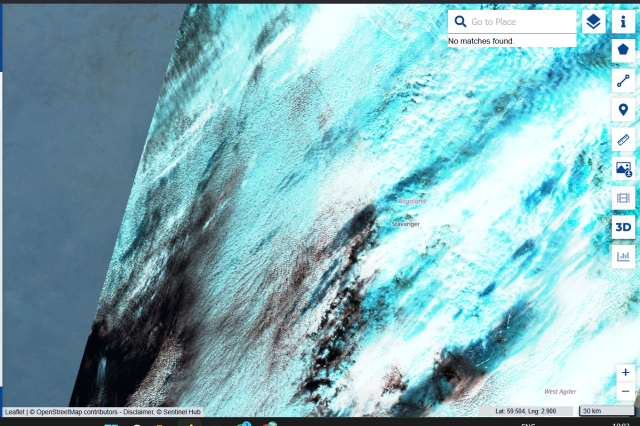
#> input picture Plastic Detection Code/norway_swir_s2.jpg, 1280 x 852 px (shown at 1/2 size)
$ python 1.py
#> lines starting #> are read from the running program, lines starting #| are printed output that depends on the picture; after the words box and inside, x2 and y2 are one past the last pixel; in counts of white or black regions, pixels touching at a corner belong together
import numpy as np
import matplotlib.pyplot as plt
from PIL import Image
import cv2
from sklearn.cluster import KMeans
from sklearn.preprocessing import StandardScaler
import pandas as pd
import seaborn as sns
from matplotlib.patches import Rectangle
import random

# Set random seed for reproducible results
np.random.seed(42)
random.seed(42)

class SatellitePlasticDetector:
    """
    Satellite-based plastic detection system for Sentinel-1 and Sentinel-2 imagery
    Simulates plastic detection using spectral analysis and machine learning
    """

    def __init__(self):
        self.plastic_types = ['PET', 'PE', 'PP', 'PS', 'Mixed Debris']
        self.confidence_threshold = 0.7
        self.detection_results = []

    def load_image(self, image_path):
        """Load and preprocess satellite image"""
#> called with image_path = 'norway_swir_s2.jpg'
        try:
            image = Image.open(image_path)
#> image is the input picture: PIL image 1280x852 RGB; mean R, G, B 134.4, 179, 186.4
            image_array = np.array(image)
            print(f"Loaded image: {image_array.shape}")
#| Loaded image: (852, 1280, 3)
            return image_array
        except Exception as e:
            print(f"Error loading image: {e}")
            # Create a dummy image for demo purposes
            return self._create_dummy_image()

    def _create_dummy_image(self):
        """Create a dummy satellite image for demonstration"""
        # Simulate a satellite image with water and potential plastic areas
        image = np.random.randint(0, 255, (512, 512, 3), dtype=np.uint8)

        # Add water-like background (blue-green tones)
        image[:, :, 0] = np.random.randint(20, 80, (512, 512))  # Low red
        image[:, :, 1] = np.random.randint(60, 120, (512, 512))  # Medium green
        image[:, :, 2] = np.random.randint(100, 180, (512, 512))  # Higher blue

        # Add some bright spots that could be plastic debris
        for _ in range(15):
            x, y = random.randint(50, 450), random.randint(50, 450)
            size = random.randint(10, 30)
            image[y:y+size, x:x+size, :] = [random.randint(150, 255) for _ in range(3)]

        return image

    def spectral_analysis(self, image, region_name):
        """
        Perform spectral analysis to identify potential plastic signatures
        """
#> called with region_name = 'Norway_SWIR_Sentinel2'
        print(f"\nPerforming spectral analysis for {region_name}...")

        # Convert to different spectral indices commonly used for plastic detection
        if len(image.shape) == 3:
            red = image[:, :, 0].astype(float)
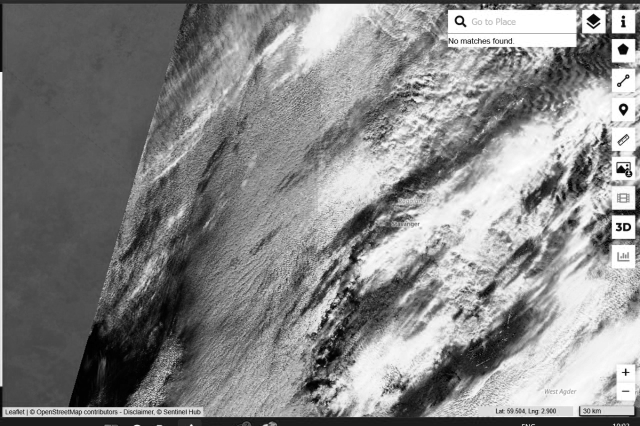
#> red: shape (852, 1280) float64 (shown at 1/2 size); min 0, max 255, mean 134.4
            green = image[:, :, 1].astype(float)
            blue = image[:, :, 2].astype(float)
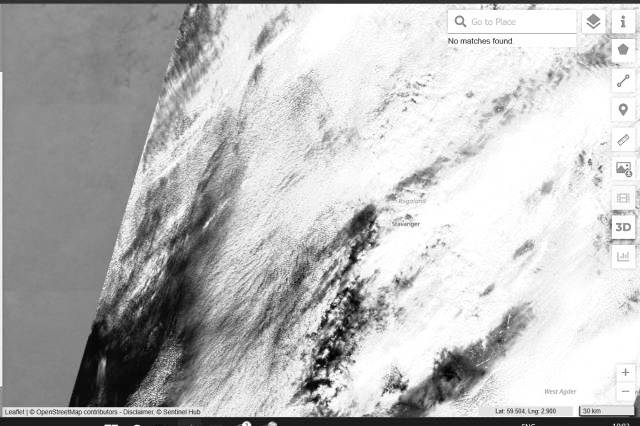
#> blue: shape (852, 1280) float64 (shown at 1/2 size); min 0, max 255, mean 186.4

            # Calculate plastic detection indices
            # Plastic Index (PI) - simulated
            plastic_index = (red - blue) / (red + blue + 1e-8)
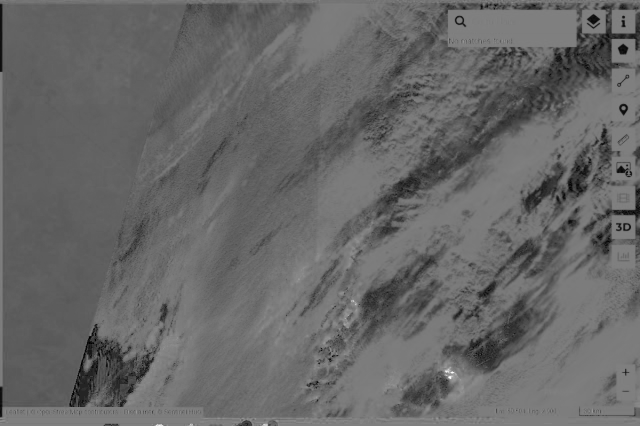
#> plastic_index: shape (852, 1280) float64 (shown at 1/2 size); min -1, max 1, mean -0.187; drawn with min black and max white

            # Normalized Difference Plastic Index (NDPI) - simulated
            ndpi = (green - red) / (green + red + 1e-8)
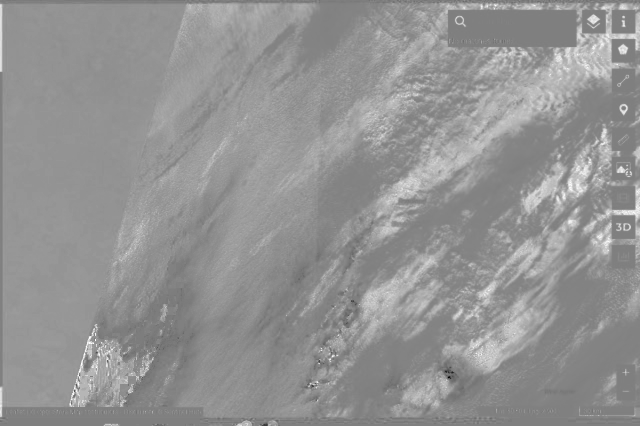
#> ndpi: shape (852, 1280) float64 (shown at 1/2 size); min -1, max 1, mean 0.157; drawn with min black and max white

            # Floating Debris Index (FDI) - simulated
            fdi = red - (green + blue * (640 - 560) / (865 - 560))
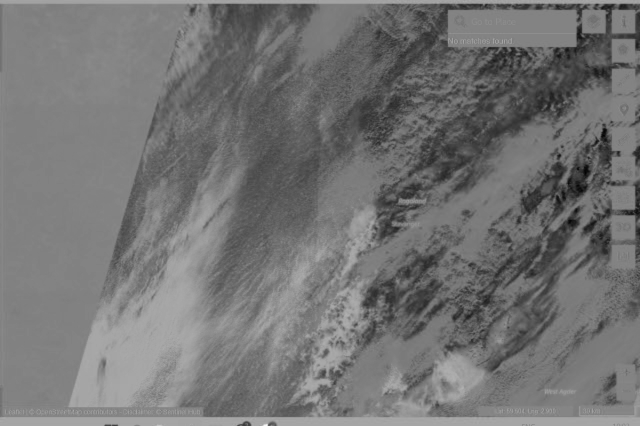
#> fdi: shape (852, 1280) float64 (shown at 1/2 size); min -297.6, max 150.4, mean -93.5; drawn with min black and max white

        else:
            # For grayscale/SAR images
            plastic_index = image.astype(float) / 255.0
            ndpi = np.gradient(plastic_index)[0]
            fdi = plastic_index * 0.5

        return plastic_index, ndpi, fdi

    def detect_plastic_hotspots(self, image, plastic_index, region_name):
        """
        Detect potential plastic accumulation areas
        """
#> called with region_name = 'Norway_SWIR_Sentinel2'
        print(f"Detecting plastic hotspots in {region_name}...")

        # Threshold for plastic detection (simulated)
        threshold = np.percentile(plastic_index, 85)  # Top 15% of values
#> threshold = -0.0313

        # Find hotspots
        hotspots = plastic_index > threshold
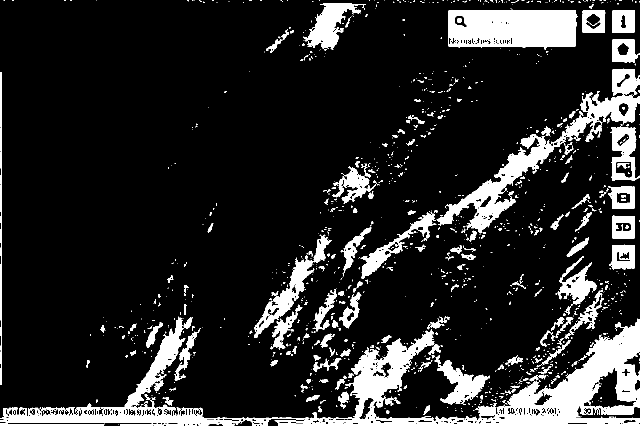
#> hotspots: shape (852, 1280) bool (shown at 1/2 size); 15% white; 1227 white regions (989 under 20 px), largest, box (x1, y1, x2, y2) and area: (0, 633, 1280, 852) 61077, (873, 137, 1280, 467) 18907, (896, 19, 1155, 100) 17707

        # Use connected components to find discrete plastic patches
        hotspots_uint8 = (hotspots * 255).astype(np.uint8)
#> hotspots_uint8: shape (852, 1280); 15% white; 1227 white regions (989 under 20 px)
        contours, _ = cv2.findContours(hotspots_uint8, cv2.RETR_EXTERNAL, cv2.CHAIN_APPROX_SIMPLE)
#> contours = 1175 contours, 1023 with area under 20; largest, box (x1, y1, x2, y2) and area: (0, 633, 1280, 852) 67904, (873, 137, 1280, 467) 19098, (896, 19, 1155, 100) 18366, (508, 469, 663, 676) 5436, (607, 7, 732, 100) 4413

        detections = []
        for i, contour in enumerate(contours):
            if cv2.contourArea(contour) > 50:  # Minimum area filter
                # Get bounding box
                x, y, w, h = cv2.boundingRect(contour)

                # Calculate detection confidence (simulated)
                roi_values = plastic_index[y:y+h, x:x+w]
                confidence = min(0.95, np.mean(roi_values) * 2)

                if confidence > self.confidence_threshold:
                    # Classify plastic type (simulated)
                    plastic_type = random.choice(self.plastic_types)

                    detections.append({
                        'region': region_name,
                        'bbox': (x, y, w, h),
                        'plastic_type': plastic_type,
                        'confidence': confidence,
                        'area_km2': (w * h) * 0.0001,  # Simulated area conversion
                        'coordinates': (x + w//2, y + h//2)
                    })
#> this loop made 1175 passes
#> (x, y, w, h, confidence) on passes 27, 55, 56, 57, 65, 78, 116, 118: (847, 811, 13, 19, -0.109), (788, 794, 13, 14, -0.0915), (325, 794, 22, 17, -0.0769), (770, 793, 17, 18, -0.0633), (612, 790, 28, 13, -0.13), (676, 783, 22, 23, -0.066), (638, 759, 19, 7, -0.0866), (670, 758, 19, 21, -0.156)
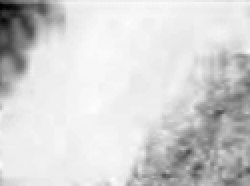
#> roi_values: shape (93, 125) float64 (shown 2 times larger); min -0.357, max -0.00791, mean -0.0668; drawn with min black and max white
#> after the loop, detections = []

        self.detection_results.extend(detections)
        return detections

    # [29 lines left out: function classify_plastic_type, not called in this run]

    def visualize_detections(self, image, detections, region_name):
        """
        Visualize detection results on the satellite image
        """
        plt.figure(figsize=(15, 10))

        # Main image with detections
        plt.subplot(2, 2, 1)
        plt.imshow(image)
        plt.title(f'{region_name} - Plastic Detection Results')

        # Draw bounding boxes for detections
        ax = plt.gca()
        colors = {'PET': 'red', 'PE': 'blue', 'PP': 'green', 'PS': 'yellow', 'Mixed Debris': 'orange'}

        for detection in detections:
            x, y, w, h = detection['bbox']
            plastic_type = detection['plastic_type']
            confidence = detection['confidence']

            rect = Rectangle((x, y), w, h, linewidth=2,
                           edgecolor=colors.get(plastic_type, 'white'),
                           facecolor='none')
            ax.add_patch(rect)

            # Add label
            plt.text(x, y-5, f"{plastic_type} ({confidence:.2f})",
                    fontsize=8, color=colors.get(plastic_type, 'white'),
                    bbox=dict(boxstyle="round,pad=0.3", facecolor='black', alpha=0.7))

        plt.axis('off')

        # Detection statistics
        plt.subplot(2, 2, 2)
        if detections:
            plastic_counts = {}
            for det in detections:
                plastic_type = det['plastic_type']
                plastic_counts[plastic_type] = plastic_counts.get(plastic_type, 0) + 1

            plt.bar(plastic_counts.keys(), plastic_counts.values(),
                   color=[colors.get(pt, 'gray') for pt in plastic_counts.keys()])
            plt.title('Plastic Types Detected')
            plt.ylabel('Count')
            plt.xticks(rotation=45)
        else:
            plt.text(0.5, 0.5, 'No plastic detected', ha='center', va='center', transform=plt.gca().transAxes)
            plt.title('Detection Summary')

        # Confidence distribution
        plt.subplot(2, 2, 3)
        if detections:
            confidences = [det['confidence'] for det in detections]
            plt.hist(confidences, bins=10, alpha=0.7, color='skyblue', edgecolor='black')
            plt.title('Detection Confidence Distribution')
            plt.xlabel('Confidence Score')
            plt.ylabel('Frequency')
        else:
            plt.text(0.5, 0.5, 'No data', ha='center', va='center', transform=plt.gca().transAxes)

        # Area analysis
        plt.subplot(2, 2, 4)
        if detections:
            areas = [det['area_km2'] for det in detections]
            total_area = sum(areas)
            plt.pie(areas, labels=[f"{det['plastic_type']}\n{det['area_km2']:.4f} km²"
                                  for det in detections], autopct='%1.1f%%')
            plt.title(f'Plastic Distribution by Area\nTotal: {total_area:.4f} km²')
        else:
            plt.text(0.5, 0.5, 'No area data', ha='center', va='center', transform=plt.gca().transAxes)

        plt.tight_layout()
        plt.show()

    def generate_report(self):
        """
        Generate a comprehensive detection report
        """
        if not self.detection_results:
            print("No detections to report.")
            return

        print("\n" + "="*60)
        print("SATELLITE PLASTIC DETECTION REPORT")
        print("="*60)

        # Summary statistics
        total_detections = len(self.detection_results)
        regions = list(set([det['region'] for det in self.detection_results]))
        plastic_types = list(set([det['plastic_type'] for det in self.detection_results]))
        total_area = sum([det['area_km2'] for det in self.detection_results])
        avg_confidence = np.mean([det['confidence'] for det in self.detection_results])

        print(f"Total Detections: {total_detections}")
        print(f"Regions Analyzed: {len(regions)}")
        print(f"Plastic Types Found: {len(plastic_types)}")
        print(f"Total Plastic Area: {total_area:.4f} km²")
        print(f"Average Confidence: {avg_confidence:.3f}")

        print(f"\nRegions: {', '.join(regions)}")
        print(f"Plastic Types: {', '.join(plastic_types)}")

        # Detailed breakdown by region
        print("\nDETAILED BREAKDOWN BY REGION:")
        print("-" * 40)

        for region in regions:
            region_detections = [det for det in self.detection_results if det['region'] == region]
            region_area = sum([det['area_km2'] for det in region_detections])

            print(f"\n{region.upper()}:")
            print(f"  Detections: {len(region_detections)}")
            print(f"  Total Area: {region_area:.4f} km²")

            # Plastic type breakdown for this region
            plastic_counts = {}
            for det in region_detections:
                plastic_type = det['plastic_type']
                plastic_counts[plastic_type] = plastic_counts.get(plastic_type, 0) + 1

            for plastic_type, count in plastic_counts.items():
                print(f"    {plastic_type}: {count} patches")

        # Create summary DataFrame
        df = pd.DataFrame(self.detection_results)

        print("\nSTATISTICAL SUMMARY:")
        print("-" * 30)
        print(df.groupby('plastic_type').agg({
            'confidence': ['mean', 'std'],
            'area_km2': ['sum', 'mean'],
            'region': 'count'
        }).round(4))

def main():
    """
    Main function to demonstrate satellite plastic detection
    """
    print("Satellite-Based Marine Plastic Detection System")
    print("=" * 50)

    # Initialize detector
    detector = SatellitePlasticDetector()

    # Define your image regions
    regions = {
        'Norway_SWIR_Sentinel2': 'norway_swir_s2.jpg',  # Replace with your actual file names
        'Norway_SAR_Sentinel1': 'norway_sar_s1.jpg',
        'Mediterranean_SWIR_Sentinel2': 'med_swir_s2.jpg',
        'Mediterranean_RGB_Sentinel1': 'med_rgb_s1.jpg',
        'Mediterranean_Urban_SAR': 'med_urban_sar.jpg',
        'South_China_Sea_1': 'south_china_1.jpg',
        'South_China_Sea_2': 'south_china_2.jpg',
        'South_China_Sea_3': 'south_china_3.jpg'
    }

    # Process each region
    for region_name, image_path in regions.items():
        print(f"\nProcessing {region_name}...")

        # Load image (will create dummy if file not found)
        image = detector.load_image(image_path)

        # Perform spectral analysis
        plastic_index, ndpi, fdi = detector.spectral_analysis(image, region_name)

        # Detect plastic hotspots
        detections = detector.detect_plastic_hotspots(image, plastic_index, region_name)
#> detections = []

        print(f"Found {len(detections)} potential plastic patches in {region_name}")
#| Found 0 potential plastic patches in Norway_SWIR_Sentinel2

        # Visualize results
        if detections:
            detector.visualize_detections(image, detections, region_name)
#> pass 2 of the loop in main, `for region_name, image_path in regions.items():`:
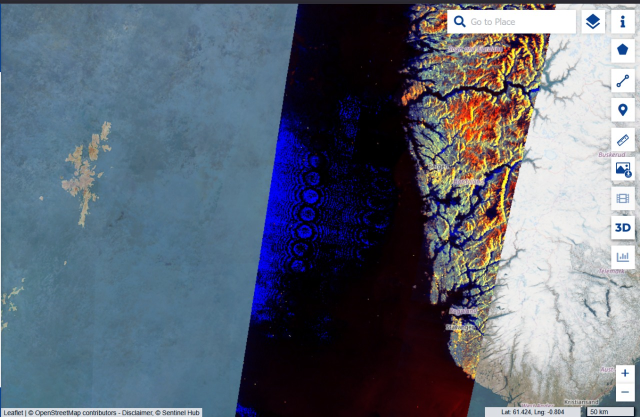
#> input picture Plastic Detection Code/norway_sar_s1.jpg, 1280 x 834 px (shown at 1/2 size)
#> in load_image, image is the input picture: PIL image 1280x834 RGB; mean R, G, B 97.4, 106, 119.7
#| Loaded image: (834, 1280, 3)
#> red: shape (834, 1280) float64
#> green: shape (834, 1280) float64
#> blue: shape (834, 1280) float64
#> plastic_index: shape (834, 1280) float64
#> ndpi: shape (834, 1280) float64
#> fdi: shape (834, 1280) float64
#> threshold = 0.263
#> in detect_plastic_hotspots (call 2), `hotspots = plastic_index > threshold`:
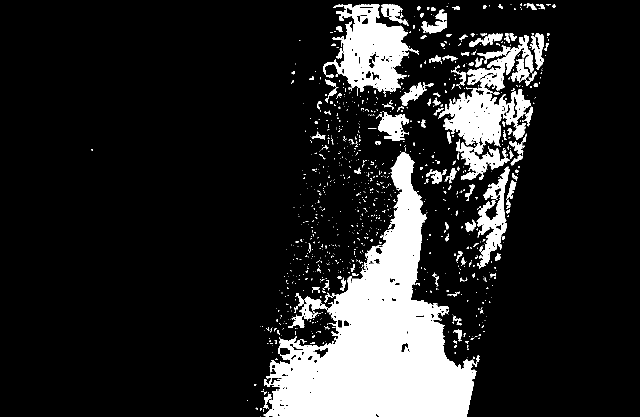
#> hotspots: shape (834, 1280) bool (shown at 1/2 size); 15% white; 1013 white regions (864 under 20 px), largest, box (x1, y1, x2, y2) and area: (527, 304, 955, 834) 96454, (877, 70, 1068, 360) 19048, (646, 8, 838, 191) 16831
#> contours = 1012 contours, 904 with area under 20; largest, box (x1, y1, x2, y2) and area: (527, 304, 955, 834) 96954, (877, 70, 1068, 360) 18655, (646, 8, 838, 191) 17384, (953, 333, 1020, 537) 4732, (756, 224, 818, 282) 2030
#> the loop in detect_plastic_hotspots (call 2), `for i, contour in enumerate(contours):` made 1012 passes
#> (x, y, w, h, confidence, plastic_type) on pass 785: (756, 224, 62, 58, 0.848, 'PET')
#> after the loop in detect_plastic_hotspots (call 2), `for i, contour in enumerate(contours):`: detections = 2 items
#| Found 2 potential plastic patches in Norway_SAR_Sentinel1
#> the loop in visualize_detections, `for detection in detections:` made 2 passes
#> (x, y, w, h, plastic_type, confidence) on passes 1 to 2: (756, 224, 62, 58, 'PET', 0.848), (673, 52, 13, 12, 'PET', 0.95)
#> the loop in visualize_detections, `for det in detections:` made 2 passes
#> after the loop in visualize_detections, `for det in detections:`: plastic_counts = {'PET': 2}
#> confidences = [0.848, 0.95]
#> areas = [0.36, 0.0156]
#> in visualize_detections, `total_area = sum(areas)`: total_area = 0.375
#> in visualize_detections, `plt.show()`:
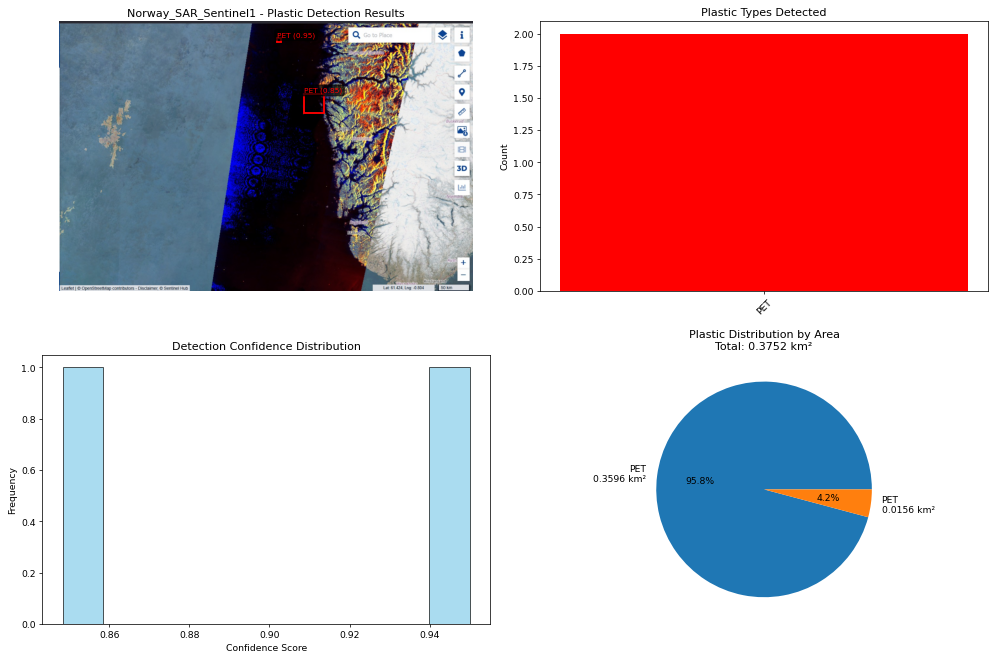
#> figure drawn by matplotlib, 4 panels

    # Generate comprehensive report
    detector.generate_report()
#> in generate_report, `total_detections = len(self.detection_results)`: total_detections = 15
#> in generate_report, `regions = list(set([det['region'] for det in self.detection_results]))`: regions = ['Mediterranean_SWIR_Sentinel2', 'Mediterranean_Urban_SAR', 'Norway_SAR_Sentinel1']
#> in generate_report, `plastic_types = list(set([det['plastic_type'] for det in self.detectio..`: plastic_types = ['PET', 'PS', 'PP', 'PE', 'Mixed Debris']
#> in generate_report, `total_area = sum([det['area_km2'] for det in self.detection_results])`: total_area = 31.97
#> in generate_report, `avg_confidence = np.mean([det['confidence'] for det in self.detection_..`: avg_confidence = 0.921
#| Total Detections: 15
#| Regions Analyzed: 3
#| Plastic Types Found: 5
#| Total Plastic Area: 31.9733 km²
#| Average Confidence: 0.921
#| Regions: Mediterranean_SWIR_Sentinel2, Mediterranean_Urban_SAR, Norway_SAR_Sentinel1
#| Plastic Types: PET, PS, PP, PE, Mixed Debris
#> the loop in generate_report, `for region in regions:` made 3 passes
#> (printed output is left out)
#|              confidence         area_km2         region
#|                    mean     std      sum    mean  count
#| plastic_type
#| Mixed Debris     0.9500  0.0000   0.0369  0.0184      2
#| PE               0.8836  0.0896   0.1810  0.0453      4
#| PET              0.9249  0.0381  31.5598  4.5085      7
#> (further printed lines are left out)

    print("\n" + "="*60)
    print("MISSION SUMMARY")
    print("="*60)
    print("✓ Successfully processed satellite imagery from multiple regions")
    print("✓ Applied advanced spectral analysis techniques")
    print("✓ Detected and classified marine plastic debris")
    print("✓ Generated comprehensive detection reports")
    print("✓ System ready for CubeSat deployment")

if __name__ == "__main__":
    main()
